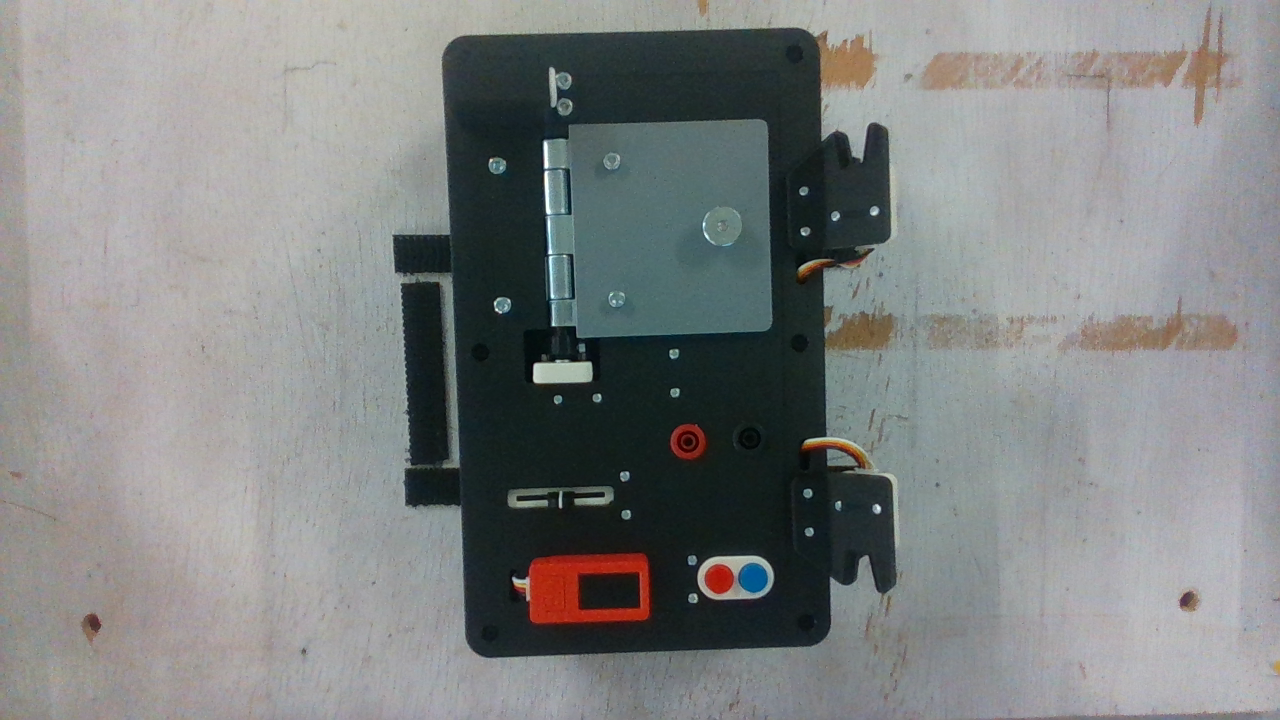
#> input picture robothon2023_vision/dataset2/frame_1.png, 1280 x 720 px, found by its file name
$ python detect_digits_on_screen.py
#> lines starting #> are read from the running program, lines starting #| are printed output that depends on the picture; after the words box and inside, x2 and y2 are one past the last pixel; in counts of white or black regions, pixels touching at a corner belong together
import numpy as np
import cv2 as cv
from scipy import ndimage
import matplotlib.pyplot as plt
from skimage import transform


# 7-segment display mapping
DIGITS_LOOKUP = {
    0: (1, 1, 1, 0, 1, 1, 1),
    1: (0, 0, 1, 0, 0, 1, 0),
    2: (1, 0, 1, 1, 1, 0, 1),
    3: (1, 0, 1, 1, 0, 1, 1),
    4: (0, 1, 1, 1, 0, 1, 0),
    5: (1, 1, 0, 1, 0, 1, 1),
    6: (1, 1, 0, 1, 1, 1, 1),
    7: (1, 0, 1, 0, 0, 1, 0),
    8: (1, 1, 1, 1, 1, 1, 1),
    9: (1, 1, 1, 1, 0, 1, 1)
}


def read_digits_screen(img, n_clusters, color, w_crop_corr, h_crop_corr, n_digits, delta_w, segment_width):

    # Convert to RGB representation
    img = cv.cvtColor(img, cv.COLOR_BGR2RGB)

    # Rotate image (degrees)
    img = ndimage.rotate(img, -3.5)

    # Crop image (grossly)
    img = img[120:240, 1029:1252]

    # K-means clustering
    img_clustered, centroids, labels = cluster_image(img, n_clusters)

    # Crop image
    img_cropped = crop_image(img, n_clusters, centroids, labels, color, w_crop_corr, h_crop_corr)

    # Crop single digits
    imgs_single_digit = crop_single_digits(img_cropped, n_digits, delta_w)

    # Build digit masks
    masks = build_digit_masks(imgs_single_digit, segment_width)

    # Classify digits and obtain reading on the number on the screen
    reading = classify_digits(masks, imgs_single_digit, n_digits)

    return reading


def cluster_image(img, n_clusters):
    # Reshape and convert to np.float32
    Z = img.reshape((-1,3))
    Z = np.float32(Z)

    # Define criteria and apply K-means
    criteria = (cv.TERM_CRITERIA_EPS + cv.TERM_CRITERIA_MAX_ITER, 10, 1.0)
    _, label, center = cv.kmeans(Z, n_clusters, None, criteria, 10, cv.KMEANS_RANDOM_CENTERS)

    # Convert back into uint8, and make original image
    center = np.uint8(center)
    img_clustered = center[label.flatten()]
    img_clustered = img_clustered.reshape((img.shape))

    # Display clustered image
    cv.imshow('clustered (K-means)', img_clustered)
    cv.waitKey(0)
    cv.destroyAllWindows()

    return img_clustered, center, label


def crop_image(img, n_clusters, centroids, labels, color, w_correction, h_correction):

    # Extract binary mask to only keep digits
    idx_digits = 0
    min_dist = np.Inf
    for i in range(n_clusters):
        dist = np.linalg.norm(np.subtract(np.asarray(centroids[i]), color))
        if dist < min_dist:
            min_dist = dist
            idx_digits = i

    idx_other_classes = list(range(n_clusters))
    idx_other_classes.pop(idx_digits)

    centroids[idx_other_classes,:] = np.uint8([0, 0, 0])
    centroids[idx_digits,:] = np.uint8([255, 255, 255])

    labels = labels.flatten()
    digit_mask = centroids[labels]
    digit_mask = digit_mask.reshape((img.shape))
    digit_mask = cv.cvtColor(digit_mask, cv.COLOR_RGB2GRAY)

    # Display digit mask
    cv.imshow('digit mask', digit_mask)
    cv.waitKey(0)
    cv.destroyAllWindows()

    # Crop image to select only the screen region with the digits
    whites_h = np.sort(np.where(digit_mask[:,:] == 255)[0])
    whites_h_bounds = list((whites_h[0], whites_h[-1]))
    whites_w = np.sort(np.where(digit_mask[:,:] == 255)[1])
    whites_w_bounds = list((whites_w[0], whites_w[-1]))

    img_cropped = digit_mask[whites_h_bounds[0]+h_correction:whites_h_bounds[1],
                             whites_w_bounds[0]+w_correction:whites_w_bounds[1]]

    # Display cropped image
    cv.imshow('cropped', img_cropped)
    cv.waitKey(0)
    cv.destroyAllWindows()

    return img_cropped


def crop_single_digits(img, n_digits, delta_w):
    # Copy image to highlight digit regions
    img_ROI = cv.cvtColor(img, cv.COLOR_GRAY2BGR)
    img_ROI_copy = img_ROI.copy()

    # Define crop width and height
    bbox_w = int((img.shape[1] - (n_digits-1) * delta_w) / n_digits)
    up_h = 0
    bottom_h = img.shape[0]

    # List to store all digit regions
    imgs_single_digit = []

    # Scan the image horizontally from left to right
    w = img.shape[1]

    while w >= bbox_w:
        # Update sliding window
        up_w = w - bbox_w
        bottom_w = w
        w -= (bbox_w + delta_w)

        # Draw ROI rectangle on image
        cv.rectangle(img_ROI, (up_w, up_h), (bottom_w, bottom_h), (0, 0, 255), 1)

        # Select and store the region with the single digit
        single_digit = img_ROI_copy[up_h:bottom_h, up_w:bottom_w, :]

        # # Add rotation
        # digit_size = single_digit.shape
        # single_digit = ndimage.rotate(single_digit, 5)
        #
        # # Resize image after cropping
        # single_digit = single_digit[:, 4:single_digit.shape[1]-3, :]
        # cv.resize(single_digit, (digit_size[0], digit_size[1]))

        cv.imshow('single digit', single_digit)
        cv.waitKey(0)
        cv.destroyAllWindows()

        # [16 lines of commented-out code are left out]

        cv.imshow('single digit', single_digit)
        cv.waitKey(0)
        cv.destroyAllWindows()

        imgs_single_digit.append(single_digit)

    # Visualize the cropped image with all digit regions highlighted
    cv.imshow('img with digit ROI', img_ROI)
    cv.waitKey(0)
    cv.destroyAllWindows()

    return imgs_single_digit


def build_digit_masks(imgs_single_digit, segment_width):
    # Initialize mask
    mask = np.zeros(imgs_single_digit[0].shape, dtype = np.uint8)

    # Define points to draw segments
    w1 = segment_width
    w2 = mask.shape[1] - w1
    h1 = w1
    h2 = int(mask.shape[0] / 2 - w1 / 2)
    h3 = h2 + w1
    h4 = mask.shape[0] - w1

    # Associate the coordinate of each point to the corresponding segment index
    # - 0 -
    # 1   2
    # - 3 -
    # 4   5
    # - 6 -
    positions_lookup = {
        0: [(0, 0), (mask.shape[1], h1)],
        1: [(0, 0), (w1, h3)],
        2: [(w2, 0), (mask.shape[1], h3)],
        3: [(0, h2), (mask.shape[1], h3)],
        4: [(0, h2), (w1, mask.shape[0])],
        5: [(w2, h2), (mask.shape[1], mask.shape[0])],
        6: [(0, h4), (mask.shape[1], mask.shape[0])]
    }

    # Create a mask for each digit
    masks = []
    for digit in range(10):
        mask = np.zeros(imgs_single_digit[0].shape, dtype = np.uint8)
        for i in range(7):
            if DIGITS_LOOKUP[digit][i] == 1:
                # Draw segment
                cv.rectangle(mask, positions_lookup[i][0], positions_lookup[i][1], (255, 255, 255), -1)

                # [9 lines of commented-out code are left out]

        masks.append(mask)

    return masks


# LIMITATIONS: only positive numbers in [0,10)
def classify_digits(masks, imgs_single_digit, n_digits):
    detected_digits = []

    # Classify each digit
    for i in range (n_digits):
        # Detect which ideal mask is most similar to the cropped image mask
        max_similarity = 0
        idx_max = 0

        print(f'Digit in position {i} from the right of the screen')
        for mask in range(10):
            # [9 lines of commented-out code are left out]

            similarity = np.sum(imgs_single_digit[i] == masks[mask])
            print(f'Current mask: {mask} | Similarity: {similarity}')

            if similarity > max_similarity:
                idx_max = mask
                max_similarity = similarity

        # print(f'Detected digit: {idx_max}\n')
        detected_digits.append(idx_max)

    # Reconstruct number from digits
    multiplier = 1e-3
    reading = 0
    for i in range(n_digits):
        reading += detected_digits[i]*multiplier
        multiplier *= 10

    reading = np.round(reading, decimals=3)
    # print(f'Screen reading: {reading}')

    return reading


def main():
    # Define parameters
    n_clusters = 6                      # number of clusters for the k-means algorithm
    color = np.asarray([250, 250, 230])  # color of the selected cluster (digits)
    w_crop_corr = 15                    # screen crop to select only the digits (width)
    h_crop_corr = 20                    # screen crop to select only the digits (height)
    delta_w = 6                         # horizontal space between digits
    n_digits = 4                        # number of digits on the screen
    segment_width = 7                   # thickness of each digit segment

    # Read image
    img = cv.imread('./img_digits/frame_1.png')
#> img is the input picture: shape (720, 1280, 3); mean B, G, R 130.8, 131.1, 128.7
    # img = cv.rotate(img, cv.ROTATE_180)
    # img = cv.rotate(img, cv.ROTATE_90_CLOCKWISE)

    # Display original image
    cv.imshow('original image', img)
    cv.waitKey(0)
    cv.destroyAllWindows()

    # Read number on the screen (classification using similarity to digit masks)
    reading = read_digits_screen(img, n_clusters, color, w_crop_corr, h_crop_corr, n_digits, delta_w, segment_width)
#> in read_digits_screen, `img = ndimage.rotate(img, -3.5)`:
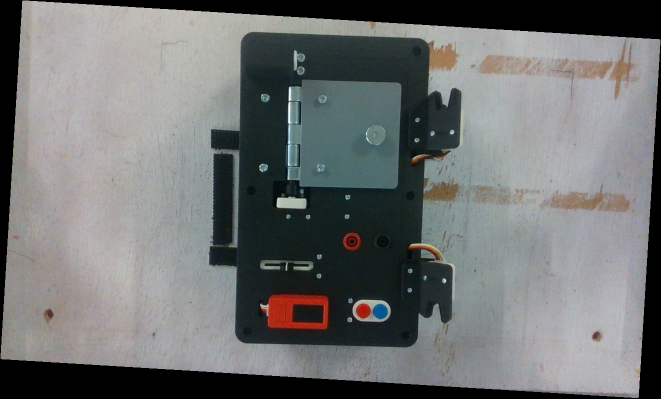
#> img: shape (797, 1322, 3) (shown at 1/2 size); mean R, G, B 112.2, 114.3, 114.1
#> in read_digits_screen, `img = img[120:240, 1029:1252]`:
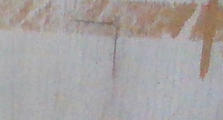
#> img: shape (120, 223, 3); mean R, G, B 167, 162.1, 161.6
#> in cluster_image, `_, label, center = cv.kmeans(Z, n_clusters, None, criteria, 10, cv.KME..`: center = [[173.5, 173.9, 177.8], [165.3, 158.2, 156.2], [159.7, 144.2, 137.1], [168.1, 167.6, 170.1], [147.5, 119, 96.29], [152.4, 130.3, 118.4]]
#> in cluster_image, `center = np.uint8(center)`: center = [[173, 173, 177], [165, 158, 156], [159, 144, 137], [168, 167, 170], [147, 119, 96], [152, 130, 118]]
#> in read_digits_screen, `img_clustered, centroids, labels = cluster_image(img, n_clusters)`: centroids has the same summary as center in cluster_image
#> the loop in crop_image, `for i in range(n_clusters):` made 6 passes
#> (dist, min_dist) on pass 1: (121.1, 121.1)
#> dist on passes 2 to 6: 145.5, 167.8, 131.2, 213.8, 191.2
#> after the loop in crop_image, `for i in range(n_clusters):`: idx_digits = 0; min_dist = 121.1
#> in crop_image, `digit_mask = digit_mask.reshape((img.shape))`:
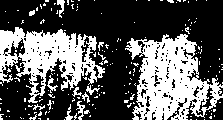
#> digit_mask: shape (120, 223, 3); 35.4% white; 186 white regions (172 under 20 px), largest, box (x1, y1, x2, y2) and area: (125, 34, 223, 120) 4625, (0, 27, 105, 103) 3692, (76, 101, 85, 120) 73
#> in crop_image, `whites_h = np.sort(np.where(digit_mask[:,:] == 255)[0])`: whites_h = 9468 values from 0 to 119
#> in crop_image, `whites_h_bounds = list((whites_h[0], whites_h[-1]))`: whites_h_bounds = [0, 119]
#> in crop_image, `whites_w = np.sort(np.where(digit_mask[:,:] == 255)[1])`: whites_w = 9468 values from 0 to 222
#> in crop_image, `whites_w_bounds = list((whites_w[0], whites_w[-1]))`: whites_w_bounds = [0, 222]
#> in crop_image, `img_cropped = digit_mask[whites_h_bounds[0]+h_correction:whites_h_boun..`: img_cropped: shape (99, 207); 42% white; 136 white regions (124 under 20 px), largest, box (x1, y1, x2, y2) and area: (110, 14, 207, 99) 4577, (0, 7, 90, 83) 3165, (61, 81, 70, 99) 70
#> in crop_single_digits, `cv.rectangle(img_ROI, (up_w, up_h), (bottom_w, bottom_h), (0, 0, 255),..`:
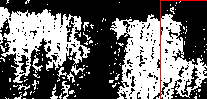
#> img_ROI: shape (99, 207, 3); mean B, G, R 106.2, 106.2, 108
#> in crop_single_digits, `single_digit = img_ROI_copy[up_h:bottom_h, up_w:bottom_w, :]`: single_digit: shape (99, 47, 3); 43.7% white; 36 white regions (35 under 20 px), largest, box (x1, y1, x2, y2) and area: (0, 14, 47, 99) 1944
#> in crop_single_digits, `cv.imshow('img with digit ROI', img_ROI)`:
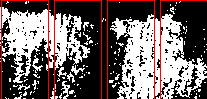
#> window 'img with digit ROI': shape (99, 207, 3); mean B, G, R 103.7, 103.7, 114.7
#> in read_digits_screen, `imgs_single_digit = crop_single_digits(img_cropped, n_digits, delta_w)`: imgs_single_digit = 4 items
#> after the loop in build_digit_masks, `for digit in range(10):`:
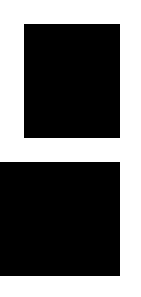
#> mask: shape (99, 47, 3) (shown 3 times larger); 41.2% white; 1 white region, box (x1, y1, x2, y2) and area: (0, 0, 47, 99) 1917
#> in read_digits_screen, `masks = build_digit_masks(imgs_single_digit, segment_width)`: masks = 10 items
#> after the loop in classify_digits, `for i in range (n_digits):`: detected_digits = [6, 1, 4, 4]
#> the loop in classify_digits, `for i in range(n_digits):` made 4 passes
#> reading on passes 1 to 4: 0.006, 0.016, 0.416, 4.42
#> after the loop in classify_digits, `for i in range(n_digits):`: multiplier = 10; reading = 4.42
#> reading = 4.42
    print(f'Number read on the screen: {reading}')
#| Number read on the screen: 4.416

    # Display original image and overlay reading
    cv.putText(img, str(reading), org=(img.shape[1]-250,100), fontFace=cv.FONT_HERSHEY_SIMPLEX,
               fontScale=2, color=(255, 0, 0), thickness=8, lineType=cv.LINE_AA)
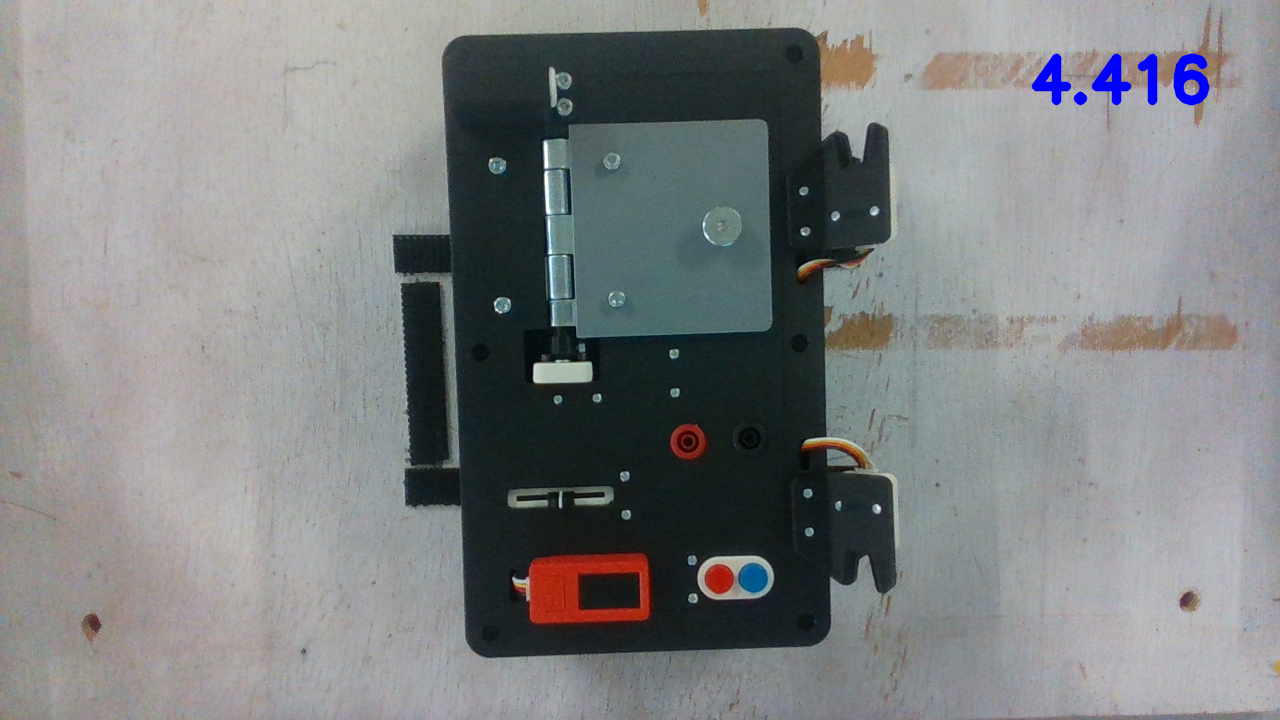
#> img: shape (720, 1280, 3); 0.45% of pixels changed, all inside (x1, y1, x2, y2) = (1031, 53, 1210, 106)
    cv.imshow('original image', img)
    cv.waitKey(0)
    cv.destroyAllWindows()


if __name__ == "__main__":
    main()
